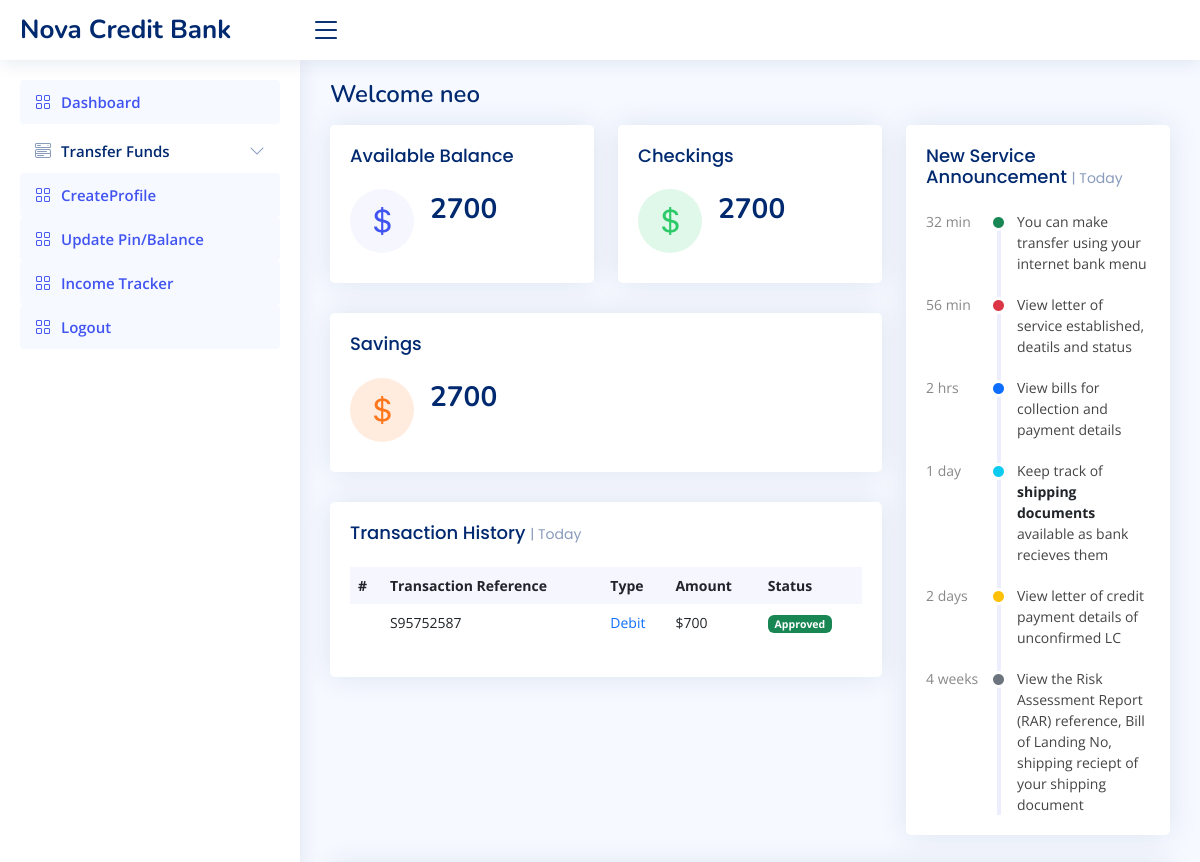
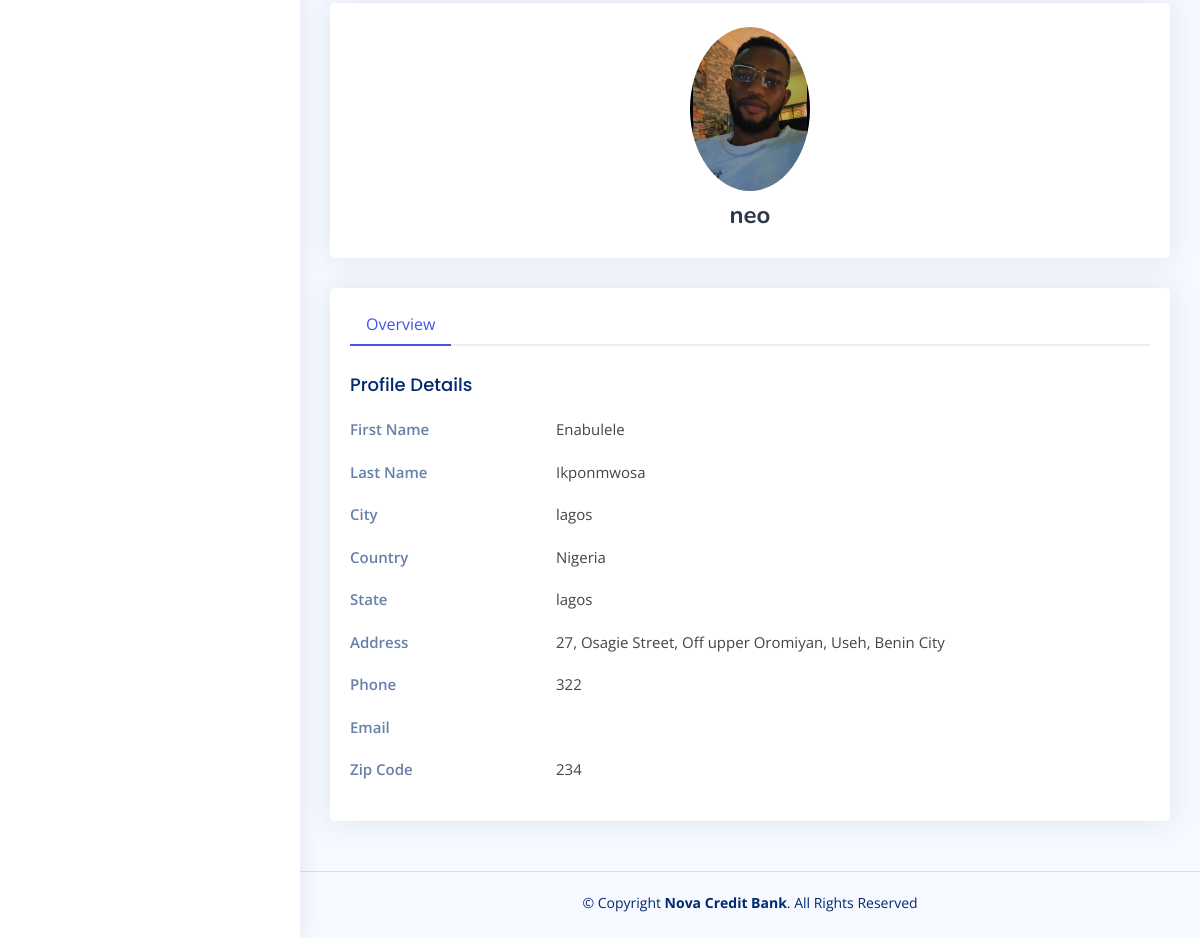
The page /portfolio/ (signed in) on the database its author committed (2 pictures, top to bottom).
### novabank/models.py (models this page shows, shortened)
class Portfolio(models.Model):
    username= models.OneToOneField(User, on_delete=models.CASCADE, blank=True, null=True)
    first_name = models.CharField(max_length=500, blank= True, null = True)
    last_name = models.CharField(max_length=200, blank= True, null = True)
    city = models.CharField(max_length=200, blank= True, null = True)
    Country = models.CharField(max_length=200, blank= True, null = True)
    state = models.CharField(max_length=200, blank= True, null = True)
    address = models.CharField(max_length=200, blank= True, null = True)
    phone_number = models.IntegerField( blank= True, null = True)
    zipcode = models.IntegerField( blank= True, null = True)
    profile_image = models.ImageField(blank=True, null=True, upload_to="images/")
    account_total = models.IntegerField(blank= True, null = True)
    pin = models.IntegerField(null= True, blank= True)
    @property
    def imageURL(self):
        try:
            url = self.profile_image.url
        except:
            url = ''
        return url

### novabank/views.py (the view)
# urls.py: path('portfolio/', views.portfolio, name = 'portfolio'),
@login_required(login_url='home')
def portfolio(request):
        log_user = request.user
        try:
            portfolio = Portfolio.objects.filter(username=log_user)
            account_total = Portfolio.objects.filter(username=log_user).values()[0]['account_total']
            portfolio_instance = Portfolio.objects.get(username=log_user)
            amount_to_transfer = Transactions.objects.filter(username = portfolio_instance).values_list('amount_to_transfer', flat=True).order_by('-transaction_date')
        except Portfolio.DoesNotExist:
            portfolio = None
            account_total = 0
        return render(request, 'portfolio.html', {'portfolio': portfolio, 'account_total': account_total, 'amount_to_transfer': amount_to_transfer })

### novabank/templates/portfolio.html (shortened to what this page needs)
{% load static %}
<!DOCTYPE html>
<html lang="en">
<head>
  <link href="{% static 'assets/vendor2/bootstrap 2/css/bootstrap.min.css' %}" rel="stylesheet">
  <link href="{% static 'assets/vendor2/bootstrap-icons 2/bootstrap-icons.css' %}" rel="stylesheet">
  <link href="{% static 'assets/vendor2/boxicons 2/css/boxicons.min.css' %}" rel="stylesheet">
  <link href="{% static 'assets/vendor2/quill 2/quill.snow.css' %}" rel="stylesheet">
  <link href="{% static 'assets/vendor2/quill 2/quill.bubble.css' %}" rel="stylesheet">
  <link href="{% static 'assets/vendor2/remixicon/remixicon.css' %}" rel="stylesheet">
  <link href="{% static 'assets/vendor2/simple-datatables/style.css' %}" rel="stylesheet">
  <link href="{% static 'assets/css2/style.css' %}" rel="stylesheet">
</head>
<body>
  <header id="header" class="header fixed-top d-flex align-items-center">
    <div class="d-flex align-items-center justify-content-between">
      <a href="{% url 'portfolio' %}" class="logo d-flex align-items-center">
        <span class="d-none d-lg-block">Nova Credit Bank</span>
      </a>
      <i class="bi bi-list toggle-sidebar-btn"></i>
    </div>
  </header>
  <aside id="sidebar" class="sidebar">
    <ul class="sidebar-nav" id="sidebar-nav">
        <li class="nav-item">
          <a class="nav-link " href="">
            <i class="bi bi-grid"></i>
            <span>Dashboard</span>
          </a>
        </li>
        <li class="nav-item">
          <a class="nav-link collapsed" data-bs-target="#components-nav" data-bs-toggle="collapse" href="#">
            <i class="bi bi-menu-button-wide"></i><span>Transfer Funds</span><i class="bi bi-chevron-down ms-auto"></i>
          </a>
          <ul class="sidebar-nav" id="sidebar-nav">
            <li class="nav-item">
              <a class="nav-link " href="{% url 'createprofile' %}">
                <i class="bi bi-grid"></i>
                <span>CreateProfile</span>
              </a>
              <ul class="sidebar-nav" id="sidebar-nav">
                <li class="nav-item">
                  <a class="nav-link " href="{% url 'updatebalance' %}">
                    <i class="bi bi-grid"></i>
                    <span>Update Pin/Balance</span>
                  </a>
                <ul class="sidebar-nav" id="sidebar-nav">
                  <li class="nav-item">
                    <a class="nav-link " href="{% url 'incometracker' %}">
                      <i class="bi bi-grid"></i>
                      <span>Income Tracker</span>
                    </a>
            <ul class="sidebar-nav" id="sidebar-nav">
              <li class="nav-item">
                <a class="nav-link " href="{% url 'logout' %}">
                  <i class="bi bi-grid"></i>
                  <span>Logout</span>
                </a>
              </li>
  </aside>
  <main id="main" class="main">
    <div class="pagetitle">
      <h1>Welcome {{user.username}}</h1>
    </div>
    <section class="section dashboard">
      <div class="row">
        <div class="col-lg-8">
          <div class="row">
            <div class="col-xxl-4 col-md-6">
              <div class="card info-card sales-card">
                <div class="card-body">
                  <h5 class="card-title">Available Balance</h5>
                  <div class="d-flex align-items-center">
                    <div class="card-icon rounded-circle d-flex align-items-center justify-content-center">
                      <i class="bi bi-currency-dollar"></i>
                    </div>
                    <div class="ps-3">
                      <h6>{{account_total}}</h6>
                       <span
                        class="text-muted small pt-2 ps-1"></span>
                    </div>
                  </div>
                </div>
              </div>
            </div>
            <div class="col-xxl-4 col-md-6">
              <div class="card info-card revenue-card">
                <div class="card-body">
                  <h5 class="card-title">Checkings </h5>
                  <div class="d-flex align-items-center">
                    <div class="card-icon rounded-circle d-flex align-items-center justify-content-center">
                      <i class="bi bi-currency-dollar"></i>
                    </div>
                    <div class="ps-3">
                      <h6>{{account_total}}</h6>
                       <span
                        class="text-muted small pt-2 ps-1"></span>
                    </div>
                  </div>
                </div>
              </div>
            </div>
            <div class="col-xxl-4 col-xl-12">
              <div class="card info-card customers-card">
                <div class="card-body">
                  <h5 class="card-title">Savings </h5>
                  <div class="d-flex align-items-center">
                    <div class="card-icon rounded-circle d-flex align-items-center justify-content-center">
                      <i class="bi bi-currency-dollar"></i>
                    </div>
                    <div class="ps-3">
                      <h6>{{account_total}}</h6>
                       <span
                        class="text-muted small pt-2 ps-1"></span>
                    </div>
                  </div>
                </div>
              </div>
            </div>
             <div class="col-12">
                <div class="card recent-sales overflow-auto">
                  <div class="card-body">
                    <h5 class="card-title">Transaction History <span>| Today</span></h5>
                    <table class="table table-borderless datatable">
                      <thead>
                        <tr>
                          <th scope="col">#</th>
                          <th scope="col">Transaction Reference</th>
                          <th scope="col">Type</th>
                          <th scope="col">Amount</th>
                          <th scope="col">Status</th>
                        </tr>
                      </thead>
                      <tbody>
                        {% for transaction in amount_to_transfer %}
                        <tr>
                          <th scope="row"><a href="#"></a></th>
                          <td>S95752587</td>
                          <td><a class="text-primary">Debit</a></td>
                          <td>${{transaction}}</td>
                          <td><span class="badge bg-success">Approved</span></td>
                        </tr>
                        {% endfor %}
                      </tbody>
                    </table>
                  </div>
                </div>
              </div>
          </div>
        </div>
        <div class="col-lg-4">
          <div class="card">
            <div class="card-body">
              <h5 class="card-title">New Service Announcement <span>| Today</span></h5>
              <div class="activity">
                <div class="activity-item d-flex">
                  <div class="activite-label">32 min</div>
                  <i class='bi bi-circle-fill activity-badge text-success align-self-start'></i>
                  <div class="activity-content">
                    You can make transfer using your internet bank menu
                  </div>
                </div>
                <div class="activity-item d-flex">
                  <div class="activite-label">56 min</div>
                  <i class='bi bi-circle-fill activity-badge text-danger align-self-start'></i>
                  <div class="activity-content">
                    View letter of service established, deatils and status
                  </div>
                </div>
                <div class="activity-item d-flex">
                  <div class="activite-label">2 hrs</div>
                  <i class='bi bi-circle-fill activity-badge text-primary align-self-start'></i>
                  <div class="activity-content">
                    View bills for collection and payment details
                  </div>
                </div>
                <div class="activity-item d-flex">
                  <div class="activite-label">1 day</div>
                  <i class='bi bi-circle-fill activity-badge text-info align-self-start'></i>
                  <div class="activity-content">
                    Keep track of <a class="fw-bold text-dark">shipping documents</a> available as bank recieves them
                  </div>
                </div>
                <div class="activity-item d-flex">
                  <div class="activite-label">2 days</div>
                  <i class='bi bi-circle-fill activity-badge text-warning align-self-start'></i>
                  <div class="activity-content">
                    View letter of credit payment details of unconfirmed LC
                  </div>
                </div>
                <div class="activity-item d-flex">
                  <div class="activite-label">4 weeks</div>
                  <i class='bi bi-circle-fill activity-badge text-muted align-self-start'></i>
                  <div class="activity-content">
                    View the Risk Assessment Report (RAR) reference, Bill of Landing No, shipping reciept of your
                    shipping document
                  </div>
                </div>
              </div>
            </div>
          </div>
        </div>
      </div>
    </section>
    {% for userinfo in portfolio %}
    <section class="section profile">
      <div class="row">
        <div class="col-xl-12">
          <div class="card">
            <div class="card-body profile-card pt-4 d-flex flex-column align-items-center">
              <img src="{{userinfo.imageURL}}" alt="Profile" class="rounded-circle">
              <h2>{{user.username}}</h2>
            </div>
          </div>
        </div>
        <div class="col-xl-12">
          <div class="card">
            <div class="card-body pt-3">
              <ul class="nav nav-tabs nav-tabs-bordered">
                <li class="nav-item">
                  <button class="nav-link active" data-bs-toggle="tab"
                    data-bs-target="#profile-overview">Overview</button>
                </li>
              </ul>
              <div class="tab-content pt-2">
                <div class="tab-pane fade show active profile-overview" id="profile-overview">
                  <h5 class="card-title">Profile Details</h5>
                  <div class="row">
                    <div class="col-lg-3 col-md-4 label ">First Name</div>
                    <div class="col-lg-9 col-md-8">{{userinfo.first_name}}</div>
                  </div>
                  <div class="row">
                    <div class="col-lg-3 col-md-4 label">Last Name</div>
                    <div class="col-lg-9 col-md-8">{{userinfo.last_name}}</div>
                  </div>
                  <div class="row">
                    <div class="col-lg-3 col-md-4 label">City</div>
                    <div class="col-lg-9 col-md-8">{{userinfo.city}}</div>
                  </div>
                  <div class="row">
                    <div class="col-lg-3 col-md-4 label">Country</div>
                    <div class="col-lg-9 col-md-8">{{userinfo.Country}}</div>
                  </div>
                  <div class="row">
                    <div class="col-lg-3 col-md-4 label">State</div>
                    <div class="col-lg-9 col-md-8">{{userinfo.state}}</div>
                  </div>
                  <div class="row">
                    <div class="col-lg-3 col-md-4 label">Address</div>
                    <div class="col-lg-9 col-md-8">{{userinfo.address}}</div>
                  </div>
                  <div class="row">
                    <div class="col-lg-3 col-md-4 label">Phone</div>
                    <div class="col-lg-9 col-md-8">{{userinfo.phone_number}}</div>
                  </div>
                  <div class="row">
                    <div class="col-lg-3 col-md-4 label">Email</div>
                    <div class="col-lg-9 col-md-8">{{user.email}}</div>
                  </div>
                  <div class="row">
                    <div class="col-lg-3 col-md-4 label">Zip Code</div>
                    <div class="col-lg-9 col-md-8">{{userinfo.zipcode}}</div>
                  </div>
                </div>
                {% endfor %}
              </div>
            </div>
          </div>
        </div>
      </div>
    </section>
  </main>
  <footer id="footer" class="footer">
    <div class="copyright">
      &copy; Copyright <strong><span>Nova Credit Bank</span></strong>. All Rights Reserved
    </div>
    <div class="credits">
    </div>
  </footer>
</body>
</html>

### rows shown on the page
Portfolio: imageURL (picture), first_name "Enabulele", last_name "Ikponmwosa", city "lagos", Country "Nigeria", state "lagos", address "27, Osagie Street, Off upper Oromiyan, Useh, Benin City", phone_number "322", zipcode "234"

### other values the page prints
{{ user.username }} "neo"
{{ account_total }} "2700"
{{ transaction }} "700"
